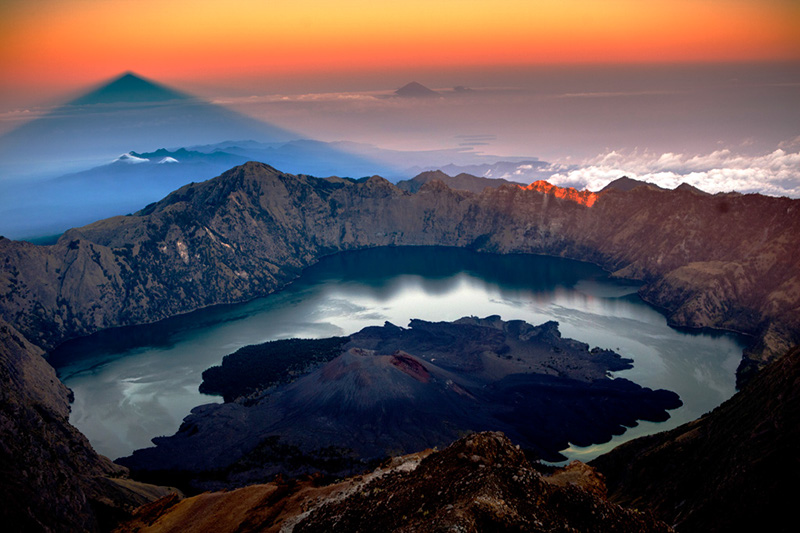
#> input picture Rinjani.jpg, 800 x 533 px
$ python Agungpratamap.py
#> lines starting #> are read from the running program, lines starting #| are printed output that depends on the picture
import cv2 as cv
import numpy as np

image = cv.imread('Rinjani.jpg')
#> image is the input picture: shape (533, 800, 3); mean B, G, R 80.4, 77, 89.1
alpha = 2
adjusted = cv.convertScaleAbs(image, alpha=alpha)
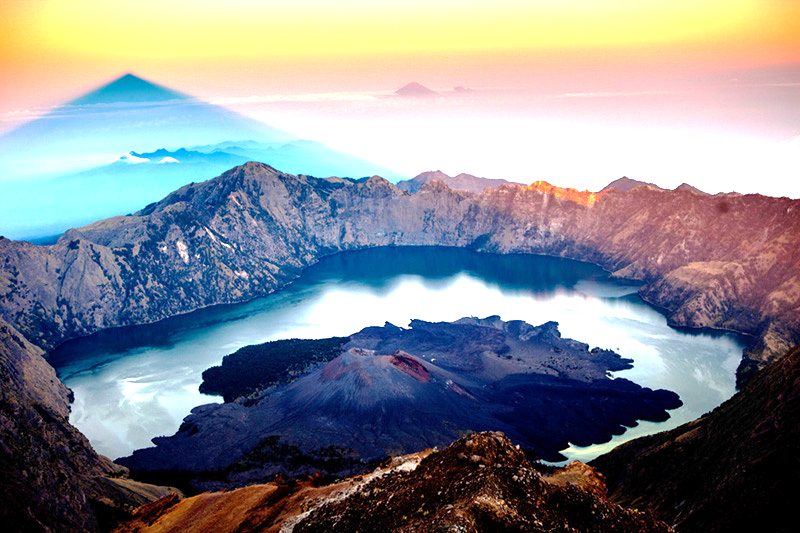
#> adjusted: shape (533, 800, 3); mean B, G, R 144.9, 139.1, 134.7

cv.imshow('adjusted', adjusted)
cv.waitKey()
cv.destroyAllWindows()
